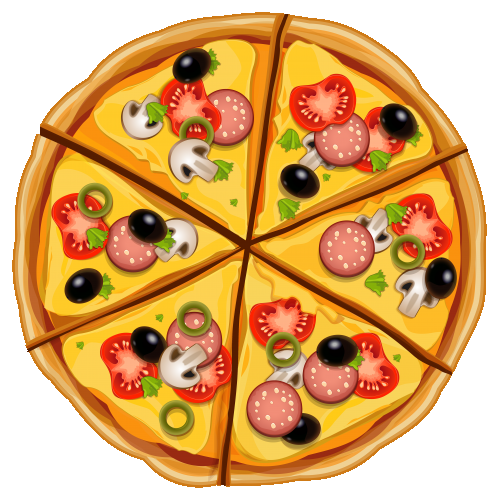
#> input picture calori/pizza.png, 499 x 500 px
$ python zeytin.py
#> lines starting #> are read from the running program, lines starting #| are printed output that depends on the picture; after the words box and inside, x2 and y2 are one past the last pixel; in counts of white or black regions, pixels touching at a corner belong together
import cv2
import numpy as np

zeytinCascade = cv2.CascadeClassifier('zeytin.xml')
biberCascade = cv2.CascadeClassifier('biber.xml')
domatesCascade = cv2.CascadeClassifier('domates.xml')
sucukCascade = cv2.CascadeClassifier('sucuk.xml')
misirCascade = cv2.CascadeClassifier('misir.xml')
mantarCascade = cv2.CascadeClassifier('mantar.xml')

img = cv2.imread('pizza.png')
#> img is the input picture: shape (500, 499, 3); mean B, G, R 109.2, 170.2, 220.1
hsv = cv2.cvtColor(img, cv2.COLOR_BGR2HSV)
#> hsv: shape (500, 499, 3); mean H, S, V 12.6, 138.9, 220.7

red = np.array([30,150,50])
upper_red = np.array([255,255,180])

mask = cv2.inRange(hsv, red, upper_red)
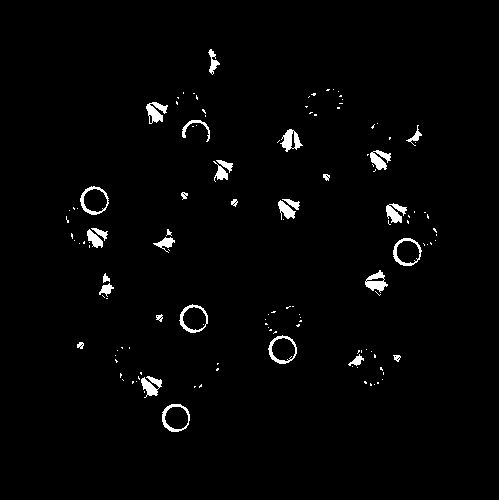
#> mask: shape (500, 499); 1.9% white; 131 white regions (100 under 20 px), largest, box (x1, y1, x2, y2) and area: (146, 102, 168, 124) 270, (365, 270, 388, 293) 266, (280, 129, 303, 152) 262
res = cv2.bitwise_and(img,img, mask= mask)
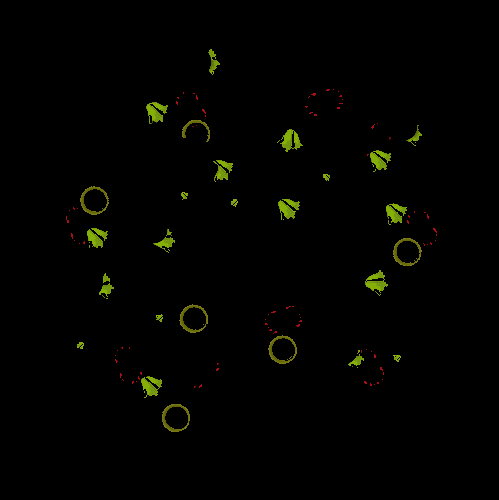
#> res: shape (500, 499, 3); mean B, G, R 0.3, 2.6, 2.4
zeytin = zeytinCascade.detectMultiScale(img, scaleFactor=1.05, minNeighbors=5, flags=0, minSize=(10, 10), maxSize=(50, 50))
#> zeytin = 33 rows, first 6: [270, 10, 28, 28], [343, 41, 27, 27], [178, 46, 33, 33], [379, 102, 31, 31], [392, 115, 25, 25], [42, 116, 27, 27]
biber = biberCascade.detectMultiScale(img, scaleFactor=1.05, minNeighbors=5, flags=0, minSize=(10, 10), maxSize=(50, 50))
#> biber = 37 rows, first 6: [233, 22, 34, 34], [140, 50, 27, 27], [173, 43, 37, 37], [371, 65, 26, 26], [252, 150, 25, 25], [134, 170, 27, 27]
domates = domatesCascade.detectMultiScale(img, scaleFactor=1.05, minNeighbors=5, flags=0, minSize=(10, 10), maxSize=(50, 50))
#> domates = 30 rows, first 6: [179, 47, 32, 32], [78, 74, 31, 31], [196, 105, 25, 25], [379, 106, 36, 36], [283, 165, 32, 32], [75, 180, 37, 37]
sucuk = sucukCascade.detectMultiScale(img, scaleFactor=1.05, minNeighbors=5, flags=0, minSize=(10, 10), maxSize=(50, 50))
#> sucuk = ()
misir = misirCascade.detectMultiScale(img, scaleFactor=1.05, minNeighbors=5, flags=0, minSize=(10, 10), maxSize=(50, 50))
#> misir = ()
mantar = mantarCascade.detectMultiScale(img, scaleFactor=1.05, minNeighbors=5, flags=0, minSize=(10, 10), maxSize=(50, 50))
#> mantar = [[309, 136, 29, 29]]

print(type(zeytin))
#| <class 'numpy.ndarray'>
print(zeytin)
#> (printed output is left out)

for x,y,w,h in zeytin:
    img = cv2.rectangle(img, (x,y), (x+w,y+h), (0,255,0),3)
#> this loop made 33 passes
#> (x, y, w, h) on passes 1 to 12: (270, 10, 28, 28), (343, 41, 27, 27), (178, 46, 33, 33), (379, 102, 31, 31), (392, 115, 25, 25), (42, 116, 27, 27), (47, 154, 26, 26), (108, 144, 31, 31), (282, 163, 29, 29), (148, 170, 25, 25), (208, 207, 27, 27), (128, 208, 29, 29)
#> pass 1, `img = cv2.rectangle(img, (x,y), (x+w,y+h), (0,255,0),3)`:
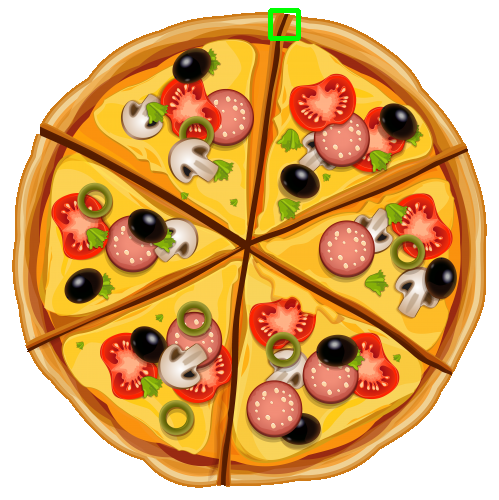
#> img: shape (500, 499, 3); 0.22% of pixels changed, all inside (x1, y1, x2, y2) = (268, 8, 301, 41)
#> pass 2, `img = cv2.rectangle(img, (x,y), (x+w,y+h), (0,255,0),3)`:
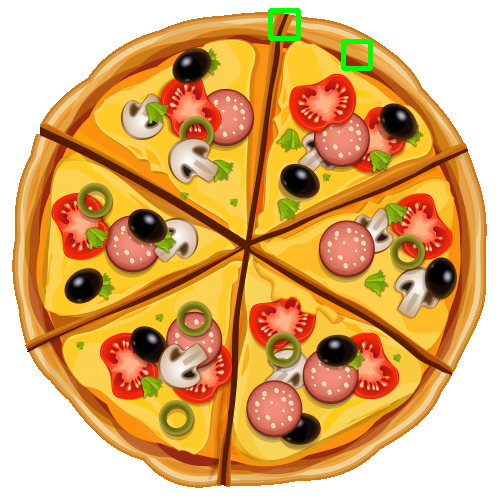
#> img: shape (500, 499, 3); 0.21% of pixels changed, all inside (x1, y1, x2, y2) = (341, 39, 373, 71)
#> pass 3, `img = cv2.rectangle(img, (x,y), (x+w,y+h), (0,255,0),3)`:
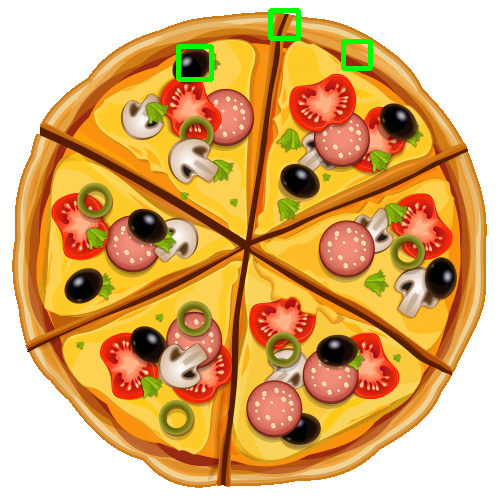
#> img: shape (500, 499, 3); 0.26% of pixels changed, all inside (x1, y1, x2, y2) = (176, 44, 214, 82)
#> after the loop:
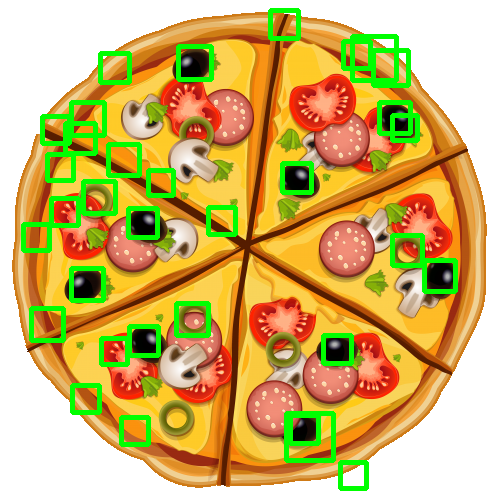
#> img: shape (500, 499, 3); 6.83% of pixels changed, all inside (x1, y1, x2, y2) = (21, 34, 458, 491)

cv2.imshow('Gray', img)
cv2.waitKey(0)
cv2.destroyAllWindows()
